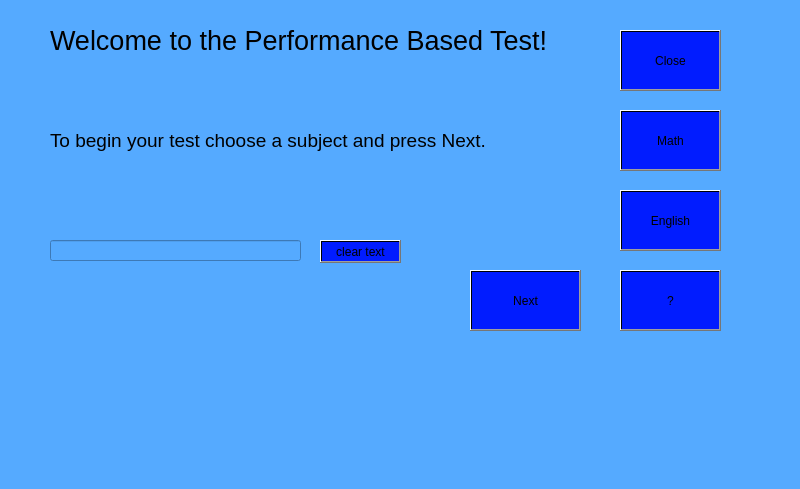
<?xml version="1.0" encoding="UTF-8"?>
<ui version="4.0">
 <class>MainWindow</class>
 <widget class="QMainWindow" name="MainWindow">
  <property name="geometry">
   <rect>
    <x>0</x>
    <y>0</y>
    <width>800</width>
    <height>489</height>
   </rect>
  </property>
  <property name="windowTitle">
   <string>Performance Based Test</string>
  </property>
  <property name="styleSheet">
   <string notr="true">background-color: rgb(85, 170, 255);</string>
  </property>
  <widget class="QWidget" name="centralwidget">
   <widget class="QPushButton" name="pushButton">
    <property name="geometry">
     <rect>
      <x>620</x>
      <y>30</y>
      <width>101</width>
      <height>61</height>
     </rect>
    </property>
    <property name="autoFillBackground">
     <bool>false</bool>
    </property>
    <property name="styleSheet">
     <string notr="true">background-color: qlineargradient(spread:pad, x1:0, y1:0, x2:1, y2:1, stop:1 rgba(0, 25, 255, 251));
font: 14pt &quot;MS Shell Dlg 2&quot;;</string>
    </property>
    <property name="text">
     <string>Close</string>
    </property>
   </widget>
   <widget class="QPushButton" name="pushButton_2">
    <property name="geometry">
     <rect>
      <x>620</x>
      <y>110</y>
      <width>101</width>
      <height>61</height>
     </rect>
    </property>
    <property name="styleSheet">
     <string notr="true">background-color: qlineargradient(spread:pad, x1:0, y1:0, x2:1, y2:1, stop:1 rgba(0, 25, 255, 251));
font: 14pt &quot;MS Shell Dlg 2&quot;;</string>
    </property>
    <property name="text">
     <string>Math</string>
    </property>
   </widget>
   <widget class="QPushButton" name="pushButton_3">
    <property name="geometry">
     <rect>
      <x>620</x>
      <y>190</y>
      <width>101</width>
      <height>61</height>
     </rect>
    </property>
    <property name="styleSheet">
     <string notr="true">background-color: qlineargradient(spread:pad, x1:0, y1:0, x2:1, y2:1, stop:1 rgba(0, 25, 255, 251));
font: 14pt &quot;MS Shell Dlg 2&quot;;</string>
    </property>
    <property name="text">
     <string>English</string>
    </property>
   </widget>
   <widget class="QPushButton" name="pushButton_4">
    <property name="geometry">
     <rect>
      <x>620</x>
      <y>270</y>
      <width>101</width>
      <height>61</height>
     </rect>
    </property>
    <property name="styleSheet">
     <string notr="true">background-color: qlineargradient(spread:pad, x1:0, y1:0, x2:1, y2:1, stop:1 rgba(0, 25, 255, 251));
font: 16pt &quot;MS Shell Dlg 2&quot;;</string>
    </property>
    <property name="text">
     <string>?</string>
    </property>
   </widget>
   <widget class="QPushButton" name="pushButton_5">
    <property name="geometry">
     <rect>
      <x>470</x>
      <y>270</y>
      <width>111</width>
      <height>61</height>
     </rect>
    </property>
    <property name="autoFillBackground">
     <bool>false</bool>
    </property>
    <property name="styleSheet">
     <string notr="true">background-color: qlineargradient(spread:pad, x1:0, y1:0, x2:1, y2:1, stop:1 rgba(0, 25, 255, 251));
font: 14pt &quot;MS Shell Dlg 2&quot;;</string>
    </property>
    <property name="text">
     <string>Next</string>
    </property>
    <property name="flat">
     <bool>false</bool>
    </property>
   </widget>
   <widget class="QLabel" name="label">
    <property name="geometry">
     <rect>
      <x>50</x>
      <y>20</y>
      <width>501</width>
      <height>41</height>
     </rect>
    </property>
    <property name="font">
     <font>
      <family>MS Shell Dlg 2</family>
      <pointsize>20</pointsize>
      <weight>9</weight>
      <italic>false</italic>
      <bold>false</bold>
     </font>
    </property>
    <property name="styleSheet">
     <string notr="true">
font: 75 20pt &quot;MS Shell Dlg 2&quot;;</string>
    </property>
    <property name="text">
     <string>Welcome to the Performance Based Test!</string>
    </property>
   </widget>
   <widget class="QLabel" name="label_2">
    <property name="geometry">
     <rect>
      <x>50</x>
      <y>70</y>
      <width>551</width>
      <height>141</height>
     </rect>
    </property>
    <property name="font">
     <font>
      <family>MS Shell Dlg 2</family>
      <pointsize>14</pointsize>
      <weight>50</weight>
      <italic>false</italic>
      <bold>false</bold>
     </font>
    </property>
    <property name="styleSheet">
     <string notr="true">font: 14pt &quot;MS Shell Dlg 2&quot;;</string>
    </property>
    <property name="text">
     <string>To begin your test choose a subject and press Next.</string>
    </property>
   </widget>
   <widget class="QLineEdit" name="lineEdit">
    <property name="geometry">
     <rect>
      <x>50</x>
      <y>240</y>
      <width>251</width>
      <height>21</height>
     </rect>
    </property>
    <property name="styleSheet">
     <string notr="true">color: rgb(255, 255, 255);
</string>
    </property>
   </widget>
   <widget class="QPushButton" name="pushButton_6">
    <property name="geometry">
     <rect>
      <x>320</x>
      <y>240</y>
      <width>81</width>
      <height>23</height>
     </rect>
    </property>
    <property name="styleSheet">
     <string notr="true">background-color: qlineargradient(spread:pad, x1:0, y1:0, x2:1, y2:1, stop:1 rgba(0, 25, 255, 251));
font: 9pt &quot;MS Shell Dlg 2&quot;;</string>
    </property>
    <property name="text">
     <string>clear text</string>
    </property>
   </widget>
  </widget>
  <widget class="QMenuBar" name="menubar">
   <property name="geometry">
    <rect>
     <x>0</x>
     <y>0</y>
     <width>800</width>
     <height>26</height>
    </rect>
   </property>
  </widget>
  <widget class="QStatusBar" name="statusbar"/>
 </widget>
 <resources/>
 <connections>
  <connection>
   <sender>pushButton</sender>
   <signal>clicked()</signal>
   <receiver>MainWindow</receiver>
   <slot>close()</slot>
   <hints>
    <hint type="sourcelabel">
     <x>625</x>
     <y>68</y>
    </hint>
    <hint type="destinationlabel">
     <x>580</x>
     <y>79</y>
    </hint>
   </hints>
  </connection>
 </connections>
</ui>
